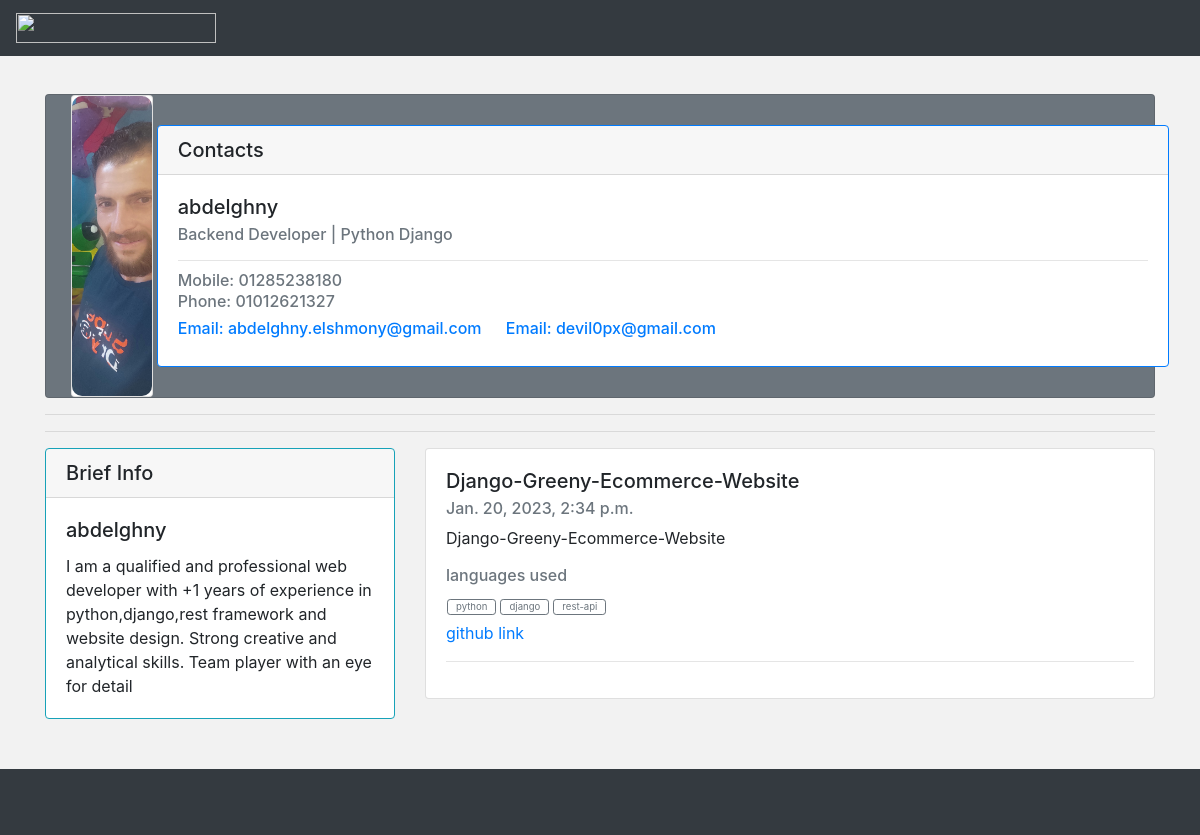
The page /about/ on the database its author committed.
### protfolio/models.py (models this page shows, shortened)
class Informations(models.Model):
    name = models.CharField(max_length=200, null=True)
    j_title = models.CharField(max_length=200, null=True)
    mobile = models.CharField(max_length=200, null=True)
    phone = models.CharField(max_length=200, null=True, blank=True)
    email_1 = models.CharField(max_length=200, null=True)
    email_2 = models.CharField(max_length=200, null=True, blank=True)
    about_me = models.TextField(null=True)
    p_pic = models.ImageField(null=True)

class Projects(models.Model):
    p_name = models.CharField(max_length=200, null=True)
    date_created = models.DateTimeField(auto_now_add=True, null=True)
    brief_info = models.TextField(null=True)
    language_skilles = models.ManyToManyField(Languages)
    belonging = models.ForeignKey(Informations, null=True, on_delete = models.SET_NULL)

class Languages(models.Model):
    language_name = models.CharField(max_length=200, null=True)
    def __str__(self):
        return self.language_name

### protfolio/views.py (the view)
# urls.py: path('', views.protfolio  )
def protfolio(request):
     info = Informations.objects.get(name = "abdelghny")
     projects = Projects.objects.all()
     context = {'info': info, 'projects':projects}
     return render(request, 'protfolio/about.html', context)

### protfolio/templates/protfolio/about.html
{% extends 'protfolio/main.html' %}
{% block content %}
<br>
<div class="container" id="container">
    <dir class="card text-black bg-secondary">
        <div class="row align-items-center">
            <div class="col-md-auto ml-0 mr-0 pl-0 pr-0">
                <div class="card">
                    <img src="{{info.p_pic.url}}" id="img-size">
                </div>
            </div>
            <div class="col-md ml-1 mr-0 pl-0 pr-0">
                <div class="card border-primary" >
                    <h5 dir class="card-header">Contacts</h5>
                    <div class="card-body">
                      <h5 class="card-title">{{info.name}}</h5>
                      <h6 class="card-subtitle mb-2 text-muted">{{info.j_title}}<ob Title/h6>
                      <hr>
                      <h6 class="card-subtitle mb-2 text-muted">Mobile: {{info.mobile}}</h6>
                        <h6 class="card-subtitle mb-2 text-muted">Phone: {{info.phone}}</h6>
                      <a href="#" class="card-link">Email: {{info.email_1}}</a>
                        <a href="#" class="card-link">Email: {{info.email_2}}</a>
                    </div>
                </div>
            </div>
        </div>
    </dir>
    <hr>
    <hr>
    <div class="row">
        <div class="col-md-4">
            <div class="card border-info">
                <h5 dir class="card-header">Brief Info</h5>
                <div class="card-body">
                  <h5 class="card-title">{{info.name}}</h5>
                  <p class="card-text">{{info.about_me}}</p>
                </div>
            </div>
        </div>
        <div class="col-md-8">
            <div class="card">
                <div class="card-body">
                    {% for p in projects %}
                    <h5 class="card-title">{{p.p_name}}</h5>
                    <h6 class="card-subtitle mb-2 text-muted">{{p.date_created}}</h6>
                    <p class="card-text">{{p.brief_info}}</p>
                    <h6 class="card-subltite mb-1 text-muted">languages used</h6>
                    <div class="row justify-content-md-start pl-3 mt-0">
                        {% for lang in p.language_skilles.all %}
                            <dir class="col-auto pl-0 pr-1 mt-1 mb-1"><button type="button" class="btn btn-outline-secondary btn-sm py-0" style="font-size: 0.6em;" >{{lang}}</button></dir>
                        {% endfor %}
                    </div>
                    <a href="#" class="card-link">github link</a>
                    <hr>
                    {% endfor %}
                </div>
            </div>
        </div>
    </div>
</div>
{% endblock content %}

### protfolio/templates/protfolio/main.html (shortened to what this page needs)
{% load static %}
<!DOCTYPE html>
<html lang="en">
<head>
    <link rel="stylesheet" href="https://stackpath.bootstrapcdn.com/bootstrap/4.4.1/css/bootstrap.min.css">
    <link rel="stylesheet" href="{% static 'css/main.css' %}" type="text/css">
</head>
<body>
    <nav class="navbar fixed-top navbar-dark bg-dark">
        <a class="navbar-brand" href="#">
        <img src="" width="200" height="30" class="d-inline-block align-top" alt="">
        </a>
    </nav>
    {% block content %}
    {% endblock content %}
<footer>
    <nav class="navbar sticky-bottom navbar-dark bg-dark">
    </nav>
</footer>
</body>
</html>

### protfolio/static/css/main.css (style rules this page uses)
body { background-color: #f2f2f2f2; }
#img-size { max-width: 300px; max-height: 300px; border-radius: 10px }
#container { margin-top: 70px; margin-bottom: 50px; }

### rows shown on the page
Informations: p_pic (picture), name "abdelghny", j_title "Backend Developer | Python Django", mobile "01285238180", phone "01012621327", email_1 "abdelghny.elshmony@gmail.com", email_2 "devil0px@gmail.com", about_me "I am a qualified and professional web developer with +1 years of experience in python,django,rest framework and website design. Strong creative and analytical skills. Team player with an eye for detail"
Projects: p_name "Django-Greeny-Ecommerce-Website", date_created "Jan. 20, 2023, 2:34 p.m.", brief_info "Django-Greeny-Ecommerce-Website"
Languages: language_name "python"
Languages: language_name "django"
Languages: language_name "rest-api"
